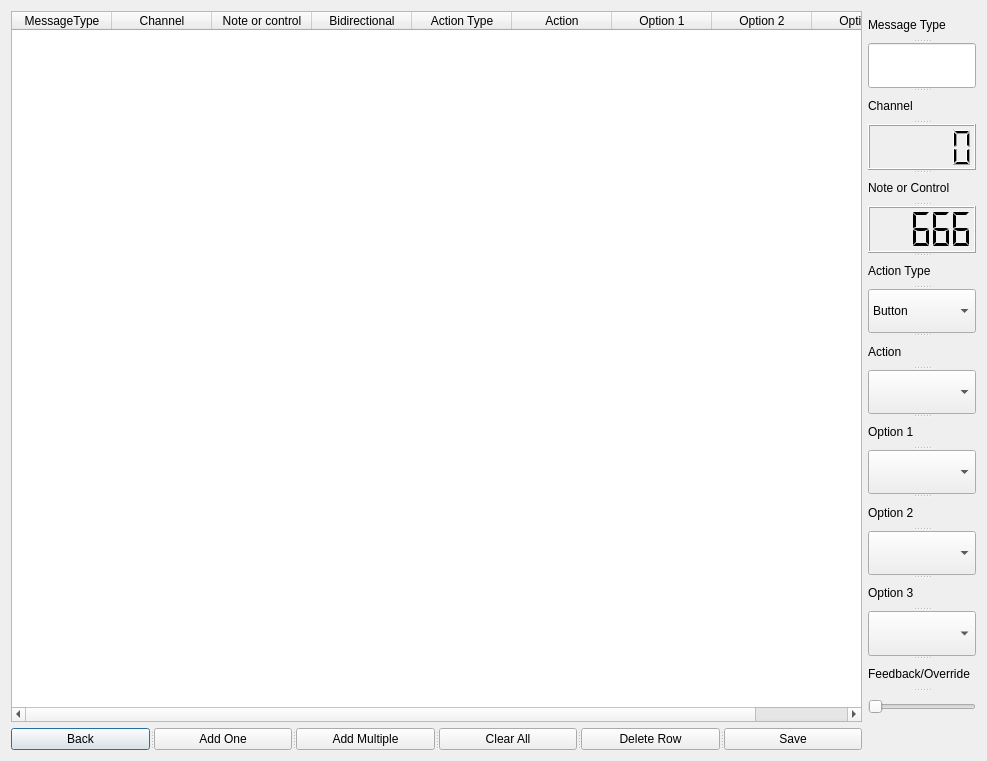
<?xml version="1.0" encoding="UTF-8"?>
<ui version="4.0">
 <class>ConfigWindow</class>
 <widget class="QDialog" name="ConfigWindow">
  <property name="geometry">
   <rect>
    <x>0</x>
    <y>0</y>
    <width>987</width>
    <height>761</height>
   </rect>
  </property>
  <property name="sizePolicy">
   <sizepolicy hsizetype="MinimumExpanding" vsizetype="MinimumExpanding">
    <horstretch>0</horstretch>
    <verstretch>0</verstretch>
   </sizepolicy>
  </property>
  <property name="baseSize">
   <size>
    <width>800</width>
    <height>600</height>
   </size>
  </property>
  <property name="windowTitle">
   <string>OBS MIDI Configuration - </string>
  </property>
  <layout class="QGridLayout" name="gridLayout">
   <item row="0" column="0">
    <widget class="QTableWidget" name="tableWidget">
     <property name="sizePolicy">
      <sizepolicy hsizetype="MinimumExpanding" vsizetype="MinimumExpanding">
       <horstretch>3</horstretch>
       <verstretch>0</verstretch>
      </sizepolicy>
     </property>
     <property name="selectionBehavior">
      <enum>QAbstractItemView::SelectRows</enum>
     </property>
     <column>
      <property name="text">
       <string>MessageType</string>
      </property>
     </column>
     <column>
      <property name="text">
       <string>Channel</string>
      </property>
     </column>
     <column>
      <property name="text">
       <string>Note or control</string>
      </property>
     </column>
     <column>
      <property name="text">
       <string>Bidirectional</string>
      </property>
     </column>
     <column>
      <property name="text">
       <string>Action Type</string>
      </property>
     </column>
     <column>
      <property name="text">
       <string>Action</string>
      </property>
     </column>
     <column>
      <property name="text">
       <string>Option 1</string>
      </property>
     </column>
     <column>
      <property name="text">
       <string>Option 2</string>
      </property>
     </column>
     <column>
      <property name="text">
       <string>Option 3</string>
      </property>
     </column>
    </widget>
   </item>
   <item row="0" column="1">
    <widget class="QSplitter" name="splitter_2">
     <property name="orientation">
      <enum>Qt::Vertical</enum>
     </property>
     <widget class="QLabel" name="label_7">
      <property name="sizePolicy">
       <sizepolicy hsizetype="MinimumExpanding" vsizetype="Preferred">
        <horstretch>0</horstretch>
        <verstretch>0</verstretch>
       </sizepolicy>
      </property>
      <property name="text">
       <string>Message Type</string>
      </property>
     </widget>
     <widget class="QLineEdit" name="lin_mtype">
      <property name="sizePolicy">
       <sizepolicy hsizetype="MinimumExpanding" vsizetype="Preferred">
        <horstretch>0</horstretch>
        <verstretch>0</verstretch>
       </sizepolicy>
      </property>
      <property name="readOnly">
       <bool>true</bool>
      </property>
     </widget>
     <widget class="QLabel" name="label_2">
      <property name="text">
       <string>Channel</string>
      </property>
     </widget>
     <widget class="QLCDNumber" name="channel"/>
     <widget class="QLabel" name="label">
      <property name="sizePolicy">
       <sizepolicy hsizetype="MinimumExpanding" vsizetype="Preferred">
        <horstretch>0</horstretch>
        <verstretch>0</verstretch>
       </sizepolicy>
      </property>
      <property name="text">
       <string>Note or Control</string>
      </property>
     </widget>
     <widget class="QLCDNumber" name="num_mchan">
      <property name="sizePolicy">
       <sizepolicy hsizetype="MinimumExpanding" vsizetype="Preferred">
        <horstretch>0</horstretch>
        <verstretch>0</verstretch>
       </sizepolicy>
      </property>
      <property name="segmentStyle">
       <enum>QLCDNumber::Flat</enum>
      </property>
      <property name="intValue" stdset="0">
       <number>666</number>
      </property>
     </widget>
     <widget class="QLabel" name="label_4">
      <property name="sizePolicy">
       <sizepolicy hsizetype="MinimumExpanding" vsizetype="Preferred">
        <horstretch>0</horstretch>
        <verstretch>0</verstretch>
       </sizepolicy>
      </property>
      <property name="text">
       <string>Action Type</string>
      </property>
     </widget>
     <widget class="QComboBox" name="cb_atype">
      <property name="sizePolicy">
       <sizepolicy hsizetype="MinimumExpanding" vsizetype="Preferred">
        <horstretch>0</horstretch>
        <verstretch>0</verstretch>
       </sizepolicy>
      </property>
      <item>
       <property name="text">
        <string>Button</string>
       </property>
      </item>
      <item>
       <property name="text">
        <string>Fader</string>
       </property>
      </item>
     </widget>
     <widget class="QLabel" name="label_5">
      <property name="sizePolicy">
       <sizepolicy hsizetype="MinimumExpanding" vsizetype="Preferred">
        <horstretch>0</horstretch>
        <verstretch>0</verstretch>
       </sizepolicy>
      </property>
      <property name="text">
       <string>Action</string>
      </property>
     </widget>
     <widget class="QComboBox" name="cb_action">
      <property name="sizePolicy">
       <sizepolicy hsizetype="MinimumExpanding" vsizetype="Preferred">
        <horstretch>0</horstretch>
        <verstretch>0</verstretch>
       </sizepolicy>
      </property>
     </widget>
     <widget class="QLabel" name="label_6">
      <property name="sizePolicy">
       <sizepolicy hsizetype="MinimumExpanding" vsizetype="Preferred">
        <horstretch>0</horstretch>
        <verstretch>0</verstretch>
       </sizepolicy>
      </property>
      <property name="text">
       <string>Option 1</string>
      </property>
     </widget>
     <widget class="QComboBox" name="cb_param1">
      <property name="sizePolicy">
       <sizepolicy hsizetype="MinimumExpanding" vsizetype="Preferred">
        <horstretch>0</horstretch>
        <verstretch>0</verstretch>
       </sizepolicy>
      </property>
     </widget>
     <widget class="QLabel" name="label_9">
      <property name="sizePolicy">
       <sizepolicy hsizetype="MinimumExpanding" vsizetype="Preferred">
        <horstretch>0</horstretch>
        <verstretch>0</verstretch>
       </sizepolicy>
      </property>
      <property name="text">
       <string>Option 2</string>
      </property>
     </widget>
     <widget class="QComboBox" name="cb_param2">
      <property name="sizePolicy">
       <sizepolicy hsizetype="MinimumExpanding" vsizetype="Preferred">
        <horstretch>0</horstretch>
        <verstretch>0</verstretch>
       </sizepolicy>
      </property>
     </widget>
     <widget class="QLabel" name="label_10">
      <property name="sizePolicy">
       <sizepolicy hsizetype="MinimumExpanding" vsizetype="Preferred">
        <horstretch>0</horstretch>
        <verstretch>0</verstretch>
       </sizepolicy>
      </property>
      <property name="text">
       <string>Option 3</string>
      </property>
     </widget>
     <widget class="QComboBox" name="cb_param3">
      <property name="sizePolicy">
       <sizepolicy hsizetype="MinimumExpanding" vsizetype="Preferred">
        <horstretch>0</horstretch>
        <verstretch>0</verstretch>
       </sizepolicy>
      </property>
     </widget>
     <widget class="QLabel" name="label_8">
      <property name="sizePolicy">
       <sizepolicy hsizetype="MinimumExpanding" vsizetype="Preferred">
        <horstretch>0</horstretch>
        <verstretch>0</verstretch>
       </sizepolicy>
      </property>
      <property name="text">
       <string>Feedback/Override</string>
      </property>
     </widget>
     <widget class="QSlider" name="slider_override">
      <property name="sizePolicy">
       <sizepolicy hsizetype="MinimumExpanding" vsizetype="Preferred">
        <horstretch>0</horstretch>
        <verstretch>0</verstretch>
       </sizepolicy>
      </property>
      <property name="orientation">
       <enum>Qt::Horizontal</enum>
      </property>
     </widget>
    </widget>
   </item>
   <item row="1" column="0">
    <widget class="QSplitter" name="splitter">
     <property name="orientation">
      <enum>Qt::Horizontal</enum>
     </property>
     <widget class="QPushButton" name="btnBack">
      <property name="sizePolicy">
       <sizepolicy hsizetype="MinimumExpanding" vsizetype="MinimumExpanding">
        <horstretch>0</horstretch>
        <verstretch>0</verstretch>
       </sizepolicy>
      </property>
      <property name="text">
       <string>Back</string>
      </property>
     </widget>
     <widget class="QPushButton" name="pushButton">
      <property name="text">
       <string>Add One</string>
      </property>
     </widget>
     <widget class="QPushButton" name="pushButton_2">
      <property name="text">
       <string>Add Multiple</string>
      </property>
     </widget>
     <widget class="QPushButton" name="btnClear">
      <property name="sizePolicy">
       <sizepolicy hsizetype="MinimumExpanding" vsizetype="MinimumExpanding">
        <horstretch>0</horstretch>
        <verstretch>0</verstretch>
       </sizepolicy>
      </property>
      <property name="text">
       <string>Clear All</string>
      </property>
     </widget>
     <widget class="QPushButton" name="btnDel">
      <property name="sizePolicy">
       <sizepolicy hsizetype="MinimumExpanding" vsizetype="MinimumExpanding">
        <horstretch>0</horstretch>
        <verstretch>0</verstretch>
       </sizepolicy>
      </property>
      <property name="text">
       <string>Delete Row</string>
      </property>
     </widget>
     <widget class="QPushButton" name="btnSave">
      <property name="sizePolicy">
       <sizepolicy hsizetype="MinimumExpanding" vsizetype="MinimumExpanding">
        <horstretch>0</horstretch>
        <verstretch>0</verstretch>
       </sizepolicy>
      </property>
      <property name="text">
       <string>Save</string>
      </property>
     </widget>
    </widget>
   </item>
  </layout>
 </widget>
 <resources/>
 <connections/>
</ui>
